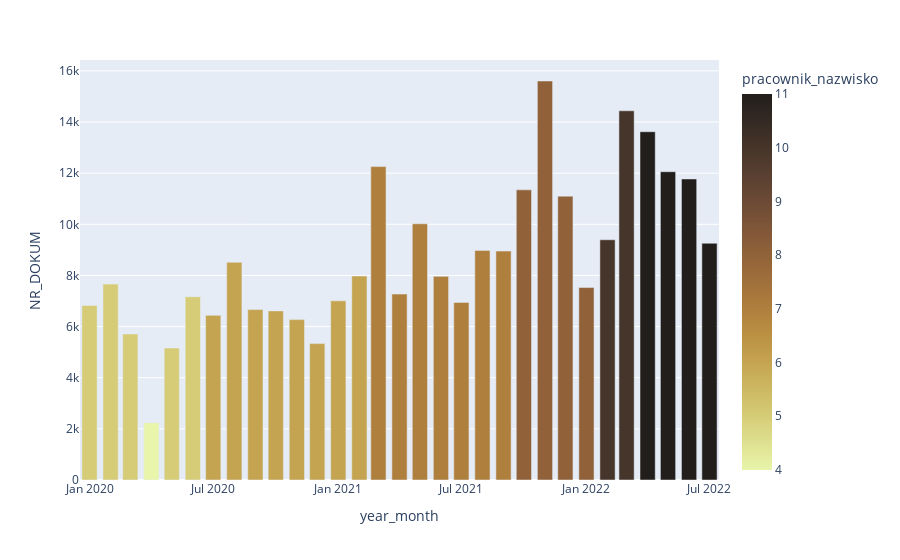

The cell this chart's notebook holds for it:
### Code cell
px.bar(df1.groupby('year_month').agg({'NR_DOKUM':'sum',
                                      'pracownik_nazwisko':'nunique'}).reset_index(),
        x='year_month',
        y='NR_DOKUM',
        color='pracownik_nazwisko',
      color_continuous_scale='turbid')

### Figure 1 — Plotly figure (JSON) as saved in the notebook; plotly's stock layout.template omitted (floating-point values rounded to 4 significant figures)
{"data": [{"alignmentgroup": "True", "hovertemplate": "year_month=%{x}<br>NR_DOKUM=%{y}<br>pracownik_nazwisko=%{marker.color}<extra></extra>", "legendgroup": "", "marker": {"color": [5, 5, 5, 4, 5, 5, 6, 6, 6, 6, 6, 6, 6, 6, 7, 7, 7, 7, 7, 7, 7, 8, 8, 8, 8, 10, 10, 11, 11, 11, 11], "coloraxis": "coloraxis", "pattern": {"shape": ""}}, "name": "", "offsetgroup": "", "orientation": "v", "showlegend": false, "textposition": "auto", "type": "bar", "x": ["2020-01-01T00:00:00", "2020-02-01T00:00:00", "2020-03-01T00:00:00", "2020-04-01T00:00:00", "2020-05-01T00:00:00", "2020-06-01T00:00:00", "2020-07-01T00:00:00", "2020-08-01T00:00:00", "2020-09-01T00:00:00", "2020-10-01T00:00:00", "2020-11-01T00:00:00", "2020-12-01T00:00:00", "2021-01-01T00:00:00", "2021-02-01T00:00:00", "2021-03-01T00:00:00", "2021-04-01T00:00:00", "2021-05-01T00:00:00", "2021-06-01T00:00:00", "2021-07-01T00:00:00", "2021-08-01T00:00:00", "2021-09-01T00:00:00", "2021-10-01T00:00:00", "2021-11-01T00:00:00", "2021-12-01T00:00:00", "2022-01-01T00:00:00", "2022-02-01T00:00:00", "2022-03-01T00:00:00", "2022-04-01T00:00:00", "2022-05-01T00:00:00", "2022-06-01T00:00:00", "2022-07-01T00:00:00"], "xaxis": "x", "y": [6829, 7661, 5712, 2238, 5162, 7167, 6439, 8516, 6665, 6614, 6272, 5334, 7007, 7978, 12256, 7271, 10020, 7964, 6946, 8979, 8953, 11347, 15604, 11101, 7526, 9395, 14439, 13620, 12056, 11773, 9259], "yaxis": "y"}], "layout": {"autosize": true, "barmode": "relative", "coloraxis": {"colorbar": {"title": {"text": "pracownik_nazwisko"}}, "colorscale": [[0, "rgb(232, 245, 171)"], [0.09091, "rgb(220, 219, 137)"], [0.1818, "rgb(209, 193, 107)"], [0.2727, "rgb(199, 168, 83)"], [0.3636, "rgb(186, 143, 66)"], [0.4545, "rgb(170, 121, 60)"], [0.5455, "rgb(151, 103, 58)"], [0.6364, "rgb(129, 87, 56)"], [0.7273, "rgb(104, 72, 53)"], [0.8182, "rgb(80, 59, 46)"], [0.9091, "rgb(57, 45, 37)"], [1, "rgb(34, 30, 27)"]]}, "legend": {"tracegroupgap": 0}, "margin": {"t": 60}, "xaxis": {"anchor": "y", "autorange": true, "domain": [0, 1], "range": ["2019-12-18", "2022-07-15"], "title": {"text": "year_month"}, "type": "date"}, "yaxis": {"anchor": "x", "autorange": true, "domain": [0, 1], "range": [0, 16430.0], "title": {"text": "NR_DOKUM"}, "type": "linear"}}}
